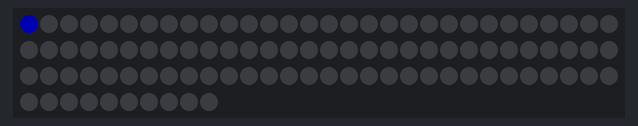
Bench run of a sketch on a simulated Arduino Uno, built with avr-gcc and run on an emulated ATmega328P. Shown: 100 RGB LEDs in strip order, left to right, continuing on the next row. Dim RGB values are drawn brighter than linear.

Above: at 0.01 s.
At 9.97 s:
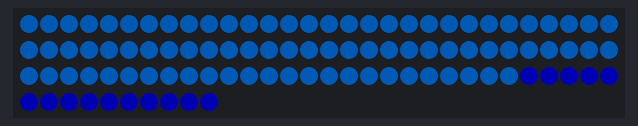
At 14.94 s:
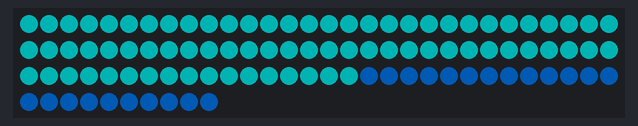
At 19.92 s:
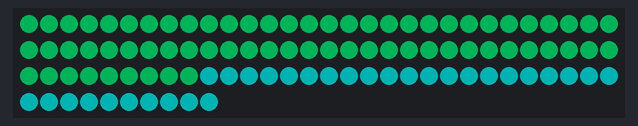
At 29.88 s:
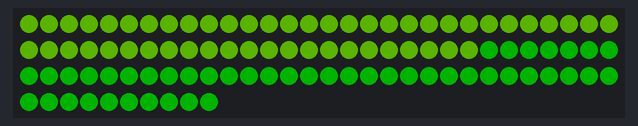
At 39.94 s:
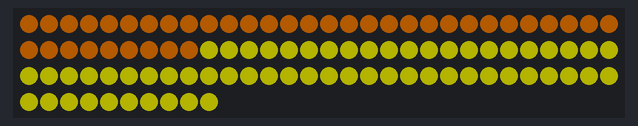

The sketch:

odliczanie.ino.ino
```cpp
#include <Adafruit_NeoPixel.h>

#define PIN 6
Adafruit_NeoPixel strip = Adafruit_NeoPixel(100, PIN, NEO_GRB + NEO_KHZ800);
void setup() {
  strip.begin();
  strip.setBrightness(60);
  strip.show();
}
void loop(){
  for(int i=0;i<100;i++)
  {
  if(i<100){
    strip.setPixelColor(i, 0,0,255);
}

strip.show();
delay(50);}
for(int i=0;i<100;i++)
  {
  if(i<100){
    strip.setPixelColor(i, 0,128,255);
}

strip.show();
delay(50);}

for(int i=0;i<100;i++)
  {
  if(i<100){
    strip.setPixelColor(i, 0,255,255);
}

strip.show();
delay(50);}

for(int i=0;i<100;i++)
  {
  if(i<100){
    strip.setPixelColor(i, 0,255,128);
}

strip.show();
delay(50);
  }
 for(int i=0;i<100;i++)
  {
  if(i<100){
    strip.setPixelColor(i, 0,255,0);
}

strip.show();
delay(50);
  }
  for(int i=0;i<100;i++)
  {
  if(i<100){
    strip.setPixelColor(i, 128,255,0);
}

strip.show();
delay(50);
  }
  for(int i=0;i<100;i++)
  {
  if(i<100){
    strip.setPixelColor(i, 255,255,0);
}

strip.show();
delay(50);
  }
  for(int i=0;i<100;i++)
  {
  if(i<100){
    strip.setPixelColor(i, 255,128,0);
}

strip.show();
delay(50);
  }
  for(int i=0;i<100;i++)
  {
  if(i<100){
    strip.setPixelColor(i, 255,0,0);
}

strip.show();
delay(50);
  }
}
```
